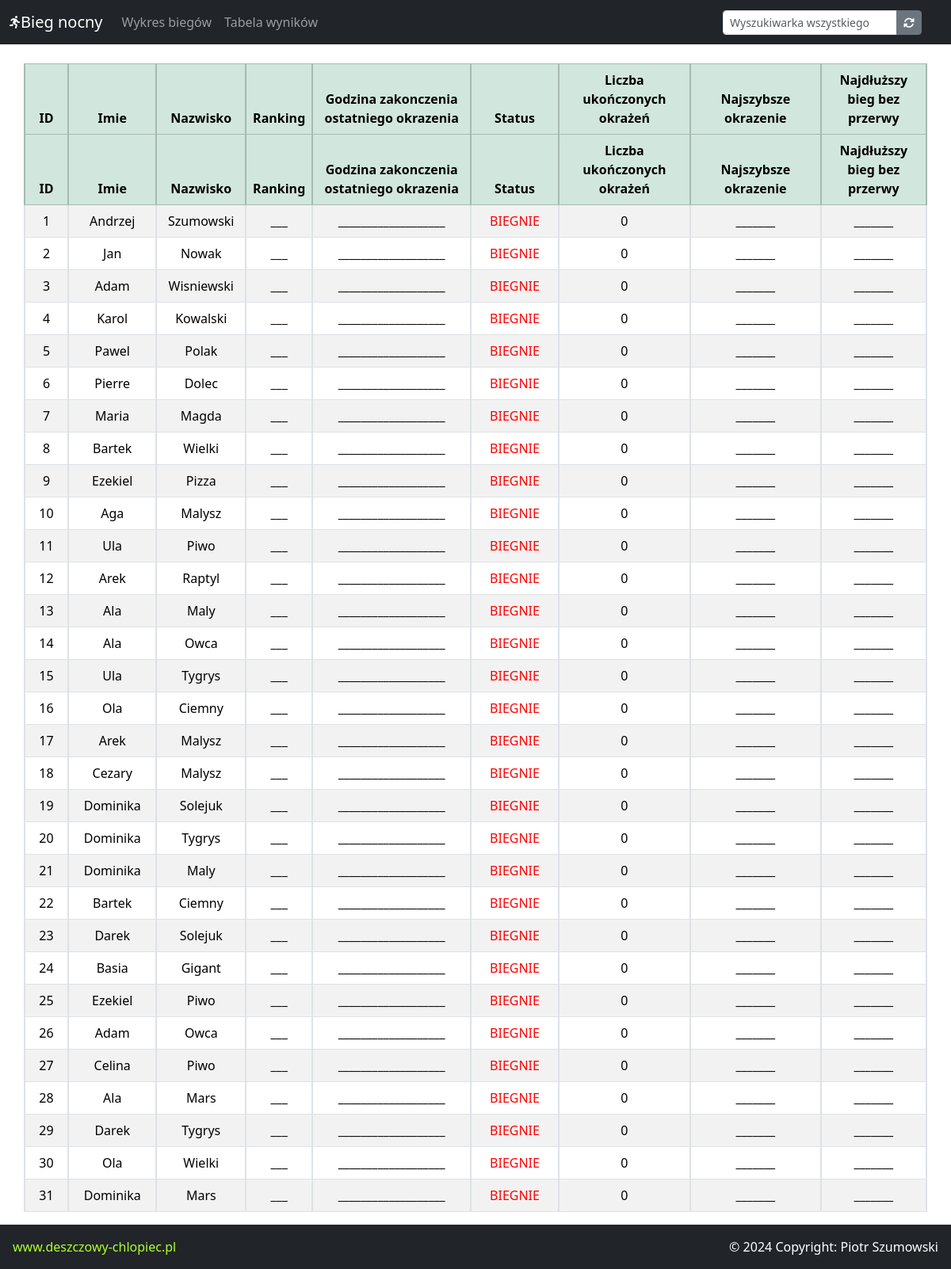
Screenshot of /table/result with the database file from the repository.
### runChart/models.py (models this page shows, shortened)
class Runner(models.Model):
    id = models.IntegerField(primary_key=True)
    name = models.CharField(max_length=100, verbose_name="Imie biegacza")
    surname = models.CharField(max_length=100, verbose_name="Nazwisko biegacza")
    finished = models.BooleanField(default=False)

### runChart/views.py (the view)
# urls.py: path('table/result', views.resultTable, name='resultTable'),
def resultTable(request):
    runsData = get_runner_laps_and_records()
    return render(request, 'table/result.html', {"runsData": runsData, "table_script": 'tableUser'})

### runChart/functions.py (called while the page is built, shortened)
def get_runner_laps_and_records():
    result = []
    lastRuns = get_last_run_for_every_runner(True)
    lastRuns = sorted(lastRuns, key=lambda run: (-run.numberOfLaps, str(run.endLapDate)))
    allRunners = Runner.objects.all()
    runnersWithLaps = {run.runnerId.id for run in lastRuns}
    for runner in allRunners:
        if runner.id not in runnersWithLaps:
            result.append([runner.id, runner.name, runner.surname, '___', 0, '_______', '_______', '___________________', "BIEGNIE"])
    return result

def get_last_run_for_every_runner(finished):
    lastRuns = []
    if finished:
        max_laps_per_runner = RunningLap.objects.exclude(endLapDate=None).values('runnerId').annotate(numberOfLaps=Max('numberOfLaps'))
    else:
        max_laps_per_runner = RunningLap.objects.values('runnerId').annotate(numberOfLaps=Max('numberOfLaps'))
    for m in max_laps_per_runner:
        lastRuns.append(RunningLap.objects.filter(runnerId=m['runnerId'], numberOfLaps=m['numberOfLaps']).first())
    return lastRuns

### runChart/templates/table/result.html (shortened to what this page needs)
{% extends 'partials/base.html' %}
{% block content %}
    <div>
        <head>
        </head>
        <body>
            <div class="TableContainer">
                <br>
                <table class="table table-bordered table-striped table-hover table-responsive" id="example" style="text-align: center;">
                    <thead class="table-success">
                        <tr>
                            <th style="width: 5%;">ID</th>
                            <th style="width: 10%;">Imie</th>
                            <th style="width: 10%;">Nazwisko</th>
                            <th style="width: 5%;">Ranking</th>
                            <th style="width: 18%;">Godzina zakonczenia ostatniego okrazenia</th>
                            <th style="width: 10%;">Status</th>
                            <th style="width: 15%;">Liczba ukończonych okrażeń</th>
                            <th style="width: 15%;">Najszybsze okrazenie</th>
                            <th style="width: 12%;">Najdłuższy bieg bez przerwy</th>
                        </tr>
                    </thead>
                    <tbody>
                        {% for run in runsData %}
                        <tr class="clickable-row" data-href="{% url 'runnerResults' run.0 %}">
                            <td>{{ run.0 }}</td>
                            <td>{{ run.1 }}</td>
                            <td>{{ run.2 }}</td>
                            <td>{{ run.3 }}</td>
                            <td>{{ run.7 }}</td>
                            {% if run.8 == 'ODPOCZYWA' %}
                                <td style="color: blue">{{ run.8 }}</td>
                            {% elif run.8 == 'BIEGNIE' %}
                                <td style="color: red">{{ run.8 }}</td>
                            {% else %}
                                <td>{{ run.8 }}</td>
                            {% endif %}
                            <td>{{ run.4 }}</td>
                            <td>{{ run.5 }}</td>
                            <td>{{ run.6 }}</td>
                        </tr>
                        {% endfor %}
                    </tbody>
                </table>
            </div>
        </body>
    </div>
{% endblock %}

### runChart/templates/partials/base.html (shortened to what this page needs)
<!doctype html>
{% load static %}
<html lang="pl">
<head>
    <link rel="stylesheet" type="text/css" href="{% static 'userPages/base.css' %}">
    <link href="https://cdn.jsdelivr.net/npm/bootstrap@5.3.2/dist/css/bootstrap.min.css" rel="stylesheet">
    <link href="https://cdn.datatables.net/v/bs5/jq-3.7.0/jszip-3.10.1/dt-1.13.6/b-2.4.2/b-html5-2.4.2/b-print-2.4.2/sc-2.2.0/datatables.min.css" rel="stylesheet">
</head>
<body class="wrapper">
    <div class="myNavAndContent">
        <header>
            {% if request.path == '/chart/line/' or request.path == '/' %}
                {% include 'partials/nav_with_button.html' %}
            {% else %}
                {% include 'partials/nav.html' %}
            {% endif %}
        </header>
        <main>
            {% block content %}
            {% endblock %}
        </main>
    </div>
    {% include 'partials/footer.html' %}
</body>
</html>

### runChart/templates/partials/nav.html (shortened to what this page needs)
<link rel="stylesheet" href="https://cdnjs.cloudflare.com/ajax/libs/font-awesome/6.4.0/css/all.min.css" />
<nav class="navbar navbar-expand-lg navbar-dark bg-dark">
    <div class="container-fluid">
        <i class="fa-solid fa-person-running" style="color: #fff;"></i>
        <a class="navbar-brand" href="">Bieg nocny</a>
        <div class="collapse navbar-collapse" id="navbarSupportedContent">
            <ul class="navbar-nav me-auto mb-2 mb-lg-0">
                <li class="nav-item">
                    <a class="nav-link" href="{% url 'line_chart' %}">Wykres biegów</a>
                </li>
                <li class="nav-item">
                    <a class="nav-link" href="{% url 'resultTable' %}">Tabela wyników</a>
                </li>
          </ul>
        </div>
        <div class="d-flex" style="margin-right: 25px">
            <div class="input-group input-group-sm">
                <input class="form-control" type="search" id="search" placeholder="Wyszukiwarka wszystkiego" aria-label="Search">
                <a href="{% url 'resultTable' %}" class="btn btn-secondary btn-sm">
                    <i class="fas fa-sync-alt"></i>
                </a>
            </div>
        </div>
    </div>
</nav>

### runChart/templates/partials/footer.html
<footer class="bg-dark text-center text-lg-start footer footer-expand-lg" id="footer" style="color: #fff;">
    <div class="text center p-3">
        <a class="text-light" href="http://www.deszczowy-chlopiec.pl" style="text-decoration: none;">
            <span style="color: greenyellow">www.deszczowy-chlopiec.pl</span>
        </a>
        <span style="float: right">
            &copy; {% now "Y" %} Copyright: Piotr Szumowski
        </span>
    </div>
</footer>

### static/userPages/base.css (style rules this page uses)
body, html { margin: 0; padding: 0; max-width: 100%; height: 100%; display: grid; grid-template-rows: 1fr auto; }
.myNavAndContent { max-width: 100%; overflow-x: hidden; height: 100%; }
.wrapper { overflow: hidden; }
footer { grid-row-start: 2; grid-row-end: 3; margin: 0px; padding: 0px; width: 100%; align-items: center; }
.TableContainer { width: 95%; margin-left: auto; margin-right: auto; }

### runChart/templates/partials/base.html (style rules this page uses)
table.table-bordered th, table.table-bordered td { border-left-width: 2px; border-right-width: 2px; }

### rows the page displays
Runner: name "Andrzej", surname "Szumowski"
Runner: name "Jan", surname "Nowak"
Runner: name "Adam", surname "Wisniewski"
Runner: name "Karol", surname "Kowalski"
Runner: name "Pawel", surname "Polak"
Runner: name "Pierre", surname "Dolec"
Runner: name "Maria", surname "Magda"
Runner: name "Bartek", surname "Wielki"
Runner: name "Ezekiel", surname "Pizza"
Runner: name "Aga", surname "Malysz"
Runner: name "Ula", surname "Piwo"
Runner: name "Arek", surname "Raptyl"
Runner: name "Ala", surname "Maly"
Runner: name "Ala", surname "Owca"
Runner: name "Ula", surname "Tygrys"
Runner: name "Ola", surname "Ciemny"
Runner: name "Arek", surname "Malysz"
Runner: name "Cezary", surname "Malysz"
Runner: name "Dominika", surname "Solejuk"
Runner: name "Dominika", surname "Tygrys"
Runner: name "Dominika", surname "Maly"
Runner: name "Bartek", surname "Ciemny"
Runner: name "Darek", surname "Solejuk"
Runner: name "Basia", surname "Gigant"
Runner: name "Ezekiel", surname "Piwo"
Runner: name "Adam", surname "Owca"
Runner: name "Celina", surname "Piwo"
Runner: name "Ala", surname "Mars"
Runner: name "Darek", surname "Tygrys"
Runner: name "Ola", surname "Wielki"
Runner: name "Dominika", surname "Mars"

### other values shown
{{ run.0 }} "1" "2" "3" "4" "5" "6" "7" "8" "9" "10" "11" "12" "13" "14" "15" "16" "17" "18" "19" "20" "21" "22" "23" "24" "25" "26" "27" "28" "29" "30" "31"
{{ run.3 }} "___" "___" "___" "___" "___" "___" "___" "___" "___" "___" "___" "___" "___" "___" "___" "___" "___" "___" "___" "___" "___" "___" "___" "___" "___" "___" "___" "___" "___" "___" "___"
{{ run.7 }} "___________________" "___________________" "___________________" "___________________" "___________________" "___________________" "___________________" "___________________" "___________________" "___________________" "___________________" "___________________" "___________________" "___________________" "___________________" "___________________" "___________________" "___________________" "___________________" "___________________" "___________________" "___________________" "___________________" "___________________" "___________________" "___________________" "___________________" "___________________" "___________________" "___________________" "___________________"
{{ run.8 }} "BIEGNIE" "BIEGNIE" "BIEGNIE" "BIEGNIE" "BIEGNIE" "BIEGNIE" "BIEGNIE" "BIEGNIE" "BIEGNIE" "BIEGNIE" "BIEGNIE" "BIEGNIE" "BIEGNIE" "BIEGNIE" "BIEGNIE" "BIEGNIE" "BIEGNIE" "BIEGNIE" "BIEGNIE" "BIEGNIE" "BIEGNIE" "BIEGNIE" "BIEGNIE" "BIEGNIE" "BIEGNIE" "BIEGNIE" "BIEGNIE" "BIEGNIE" "BIEGNIE" "BIEGNIE" "BIEGNIE"
{{ run.4 }} "0" "0" "0" "0" "0" "0" "0" "0" "0" "0" "0" "0" "0" "0" "0" "0" "0" "0" "0" "0" "0" "0" "0" "0" "0" "0" "0" "0" "0" "0" "0"
{{ run.5 }} "_______" "_______" "_______" "_______" "_______" "_______" "_______" "_______" "_______" "_______" "_______" "_______" "_______" "_______" "_______" "_______" "_______" "_______" "_______" "_______" "_______" "_______" "_______" "_______" "_______" "_______" "_______" "_______" "_______" "_______" "_______"
{{ run.6 }} "_______" "_______" "_______" "_______" "_______" "_______" "_______" "_______" "_______" "_______" "_______" "_______" "_______" "_______" "_______" "_______" "_______" "_______" "_______" "_______" "_______" "_______" "_______" "_______" "_______" "_______" "_______" "_______" "_______" "_______" "_______"
